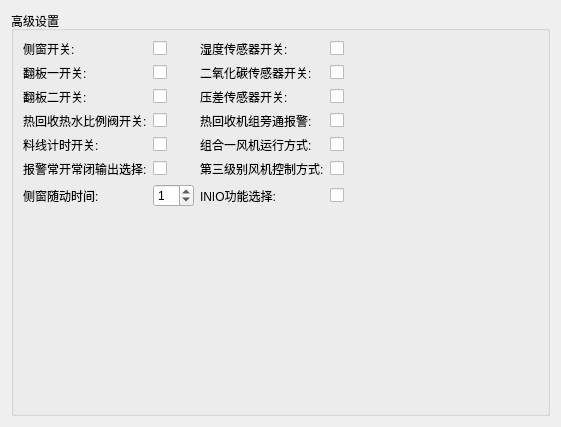
<?xml version="1.0" encoding="UTF-8"?>
<ui version="4.0">
 <class>ParSetSix</class>
 <widget class="QWidget" name="ParSetSix">
  <property name="geometry">
   <rect>
    <x>0</x>
    <y>0</y>
    <width>561</width>
    <height>427</height>
   </rect>
  </property>
  <property name="windowTitle">
   <string>Form</string>
  </property>
  <layout class="QGridLayout" name="gridLayout_3">
   <item row="0" column="0">
    <widget class="QGroupBox" name="groupBox">
     <property name="title">
      <string>高级设置</string>
     </property>
     <layout class="QGridLayout" name="gridLayout_2">
      <item row="0" column="1">
       <spacer name="horizontalSpacer">
        <property name="orientation">
         <enum>Qt::Horizontal</enum>
        </property>
        <property name="sizeHint" stdset="0">
         <size>
          <width>148</width>
          <height>20</height>
         </size>
        </property>
       </spacer>
      </item>
      <item row="0" column="0">
       <layout class="QGridLayout" name="gridLayout">
        <item row="4" column="2">
         <widget class="QLabel" name="label_13">
          <property name="text">
           <string>组合一风机运行方式:</string>
          </property>
         </widget>
        </item>
        <item row="1" column="2">
         <widget class="QLabel" name="label_7">
          <property name="text">
           <string>二氧化碳传感器开关:</string>
          </property>
         </widget>
        </item>
        <item row="0" column="2">
         <widget class="QLabel" name="label_9">
          <property name="text">
           <string>湿度传感器开关:</string>
          </property>
         </widget>
        </item>
        <item row="2" column="3">
         <widget class="QCheckBox" name="checkBox_Pa">
          <property name="text">
           <string/>
          </property>
         </widget>
        </item>
        <item row="3" column="1">
         <widget class="QCheckBox" name="checkBox_Hot">
          <property name="text">
           <string/>
          </property>
         </widget>
        </item>
        <item row="4" column="3">
         <widget class="QCheckBox" name="checkBox_model">
          <property name="text">
           <string/>
          </property>
         </widget>
        </item>
        <item row="3" column="3">
         <widget class="QCheckBox" name="checkBox_Alarm">
          <property name="text">
           <string/>
          </property>
         </widget>
        </item>
        <item row="4" column="1">
         <widget class="QCheckBox" name="checkBox_Lx">
          <property name="text">
           <string/>
          </property>
         </widget>
        </item>
        <item row="0" column="0">
         <widget class="QLabel" name="label_2">
          <property name="text">
           <string>侧窗开关:</string>
          </property>
         </widget>
        </item>
        <item row="0" column="3">
         <widget class="QCheckBox" name="checkBox_Wet">
          <property name="text">
           <string/>
          </property>
         </widget>
        </item>
        <item row="0" column="1">
         <widget class="QCheckBox" name="checkBox_CC">
          <property name="text">
           <string/>
          </property>
         </widget>
        </item>
        <item row="3" column="0">
         <widget class="QLabel" name="label_4">
          <property name="text">
           <string>热回收热水比例阀开关:</string>
          </property>
         </widget>
        </item>
        <item row="5" column="3">
         <widget class="QCheckBox" name="checkBox_control">
          <property name="text">
           <string/>
          </property>
         </widget>
        </item>
        <item row="5" column="0">
         <widget class="QLabel" name="label_10">
          <property name="text">
           <string>报警常开常闭输出选择:</string>
          </property>
         </widget>
        </item>
        <item row="2" column="1">
         <widget class="QCheckBox" name="checkBox_FB2">
          <property name="text">
           <string/>
          </property>
         </widget>
        </item>
        <item row="1" column="0">
         <widget class="QLabel" name="label_5">
          <property name="text">
           <string>翻板一开关:</string>
          </property>
         </widget>
        </item>
        <item row="3" column="2">
         <widget class="QLabel" name="label_12">
          <property name="text">
           <string>热回收机组旁通报警:</string>
          </property>
         </widget>
        </item>
        <item row="2" column="2">
         <widget class="QLabel" name="label_8">
          <property name="text">
           <string>压差传感器开关:</string>
          </property>
         </widget>
        </item>
        <item row="1" column="1">
         <widget class="QCheckBox" name="checkBox_FB1">
          <property name="text">
           <string/>
          </property>
         </widget>
        </item>
        <item row="5" column="2">
         <widget class="QLabel" name="label_14">
          <property name="text">
           <string>第三级别风机控制方式:</string>
          </property>
         </widget>
        </item>
        <item row="4" column="0">
         <widget class="QLabel" name="label_6">
          <property name="text">
           <string>料线计时开关:</string>
          </property>
         </widget>
        </item>
        <item row="5" column="1">
         <widget class="QCheckBox" name="checkBox_select">
          <property name="text">
           <string/>
          </property>
         </widget>
        </item>
        <item row="2" column="0">
         <widget class="QLabel" name="label_3">
          <property name="text">
           <string>翻板二开关:</string>
          </property>
         </widget>
        </item>
        <item row="1" column="3">
         <widget class="QCheckBox" name="checkBox_CO2">
          <property name="text">
           <string/>
          </property>
         </widget>
        </item>
        <item row="6" column="0">
         <widget class="QLabel" name="label">
          <property name="text">
           <string>侧窗随动时间:</string>
          </property>
         </widget>
        </item>
        <item row="6" column="1">
         <widget class="QSpinBox" name="spinBox_sw_time">
          <property name="maximum">
           <number>10</number>
          </property>
          <property name="value">
           <number>1</number>
          </property>
         </widget>
        </item>
        <item row="6" column="2">
         <widget class="QLabel" name="label_11">
          <property name="text">
           <string>INIO功能选择:</string>
          </property>
         </widget>
        </item>
        <item row="6" column="3">
         <widget class="QCheckBox" name="checkBox_in10">
          <property name="text">
           <string/>
          </property>
         </widget>
        </item>
       </layout>
      </item>
      <item row="2" column="0">
       <spacer name="verticalSpacer">
        <property name="orientation">
         <enum>Qt::Vertical</enum>
        </property>
        <property name="sizeHint" stdset="0">
         <size>
          <width>20</width>
          <height>230</height>
         </size>
        </property>
       </spacer>
      </item>
     </layout>
    </widget>
   </item>
  </layout>
 </widget>
 <resources/>
 <connections/>
</ui>
